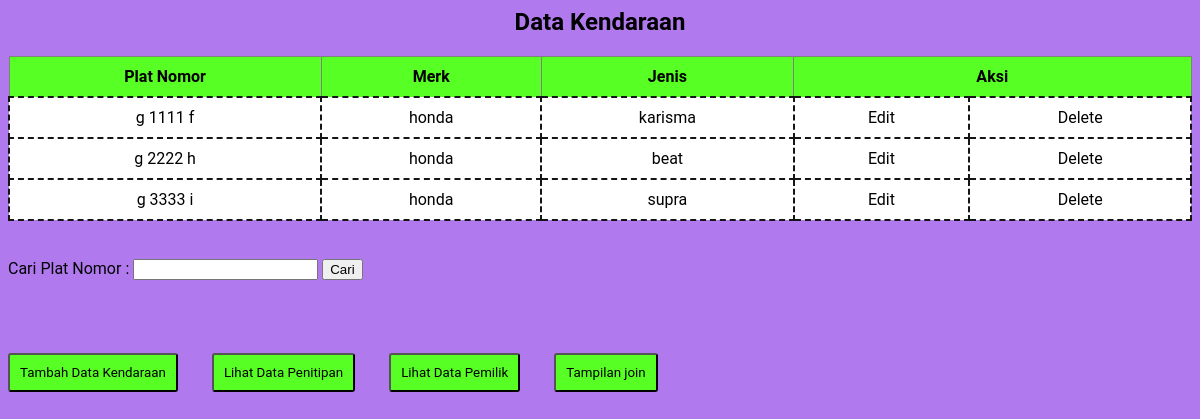
The app's page /Penitipan_Motor/data_kendaraan.php with its own data.
### tables this page shows
CREATE TABLE `kendaraan` (
  `Plat_Nomor` varchar(10) NOT NULL,
  `Merk` varchar(20) NOT NULL,
  `Jenis` varchar(30) NOT NULL
);

### Penitipan_Motor/data_kendaraan.php (the view, shortened to what this page needs)
<html>
<head>
    <link rel="stylesheet" type="text/css" href="style.css">
</head>
<body>
    <h2 align='center' line-height='50%'>Data Kendaraan</h2>
    <table width='100%' border=1 class='table'>
        <tr>
            <th>Plat Nomor</th>
            <th>Merk</th>
            <th>Jenis</th>
            <th colspan="2">Aksi</th>
        </tr>
        <?php
        include_once("config.php");
        if(isset($_GET['cari'])){
		    $cari = $_GET['cari'];
            $result = mysqli_query($mysqli, "SELECT * FROM kendaraan WHERE Plat_Nomor like '%".$cari."%'");
        }else{
        $result = mysqli_query($mysqli, "SELECT * FROM kendaraan");
        }
        while ($user_data = mysqli_fetch_array($result)) {
            echo "<tr>";
            echo "<td align='center'>" . $user_data['Plat_Nomor'] . "</td>";
            echo "<td align='center'>" . $user_data['Merk'] . "</td>";
            echo "<td align='center'>" . $user_data['Jenis'] . "</td>";
            echo "<td align='center'><a href='edit_kendaraan.php?id=$user_data[Plat_Nomor]'>Edit</a></td>";
            echo "<td align='center'><a href='delete_kendaraan.php?id=$user_data[Plat_Nomor]'>Delete</a></td></tr>";
        }
        ?>
    </table>
    <br>
    <form action="data_kendaraan.php" method="get">
	    <label>Cari Plat Nomor :</label>
	    <input type="text" name="cari">
	    <input type="submit" value="Cari">
    </form>
    <br>
    <br>
    <button><a href="add_kendaraan.php">Tambah Data Kendaraan</a></button>
    <button><a href="index.php">Lihat Data Penitipan</a></button>
    <button><a href="data_pemilik.php">Lihat Data Pemilik</a></button>
    <button><a href="join.php">Tampilan join</a></button>
</body>
</html>

### Penitipan_Motor/style.css (style rules this page uses)
body { font-family: 'roboto'; color: #000; background: #b079ee; }
a { text-decoration: none; color: black; }
.table { border-collapse: collapse; }
table.table th th , table.table tr td { padding: 10px 20px ; background-color: #ffffff; border: 2px dashed #141616; }
table.table th th , table.table tr th { padding: 10px 20px ; background-color: #57ff24; }
button { background-color:#57ff24; color: black; padding: 10px 16px; text-decoration: none; cursor: pointer; font-family: 'roboto'; margin-right: 30px; border-radius: 3px; padding:10px; }

### records on screen
kendaraan: Plat_Nomor "g 1111 f", Merk "honda", Jenis "karisma"
kendaraan: Plat_Nomor "g 2222 h", Merk "honda", Jenis "beat"
kendaraan: Plat_Nomor "g 3333 i", Merk "honda", Jenis "supra"
